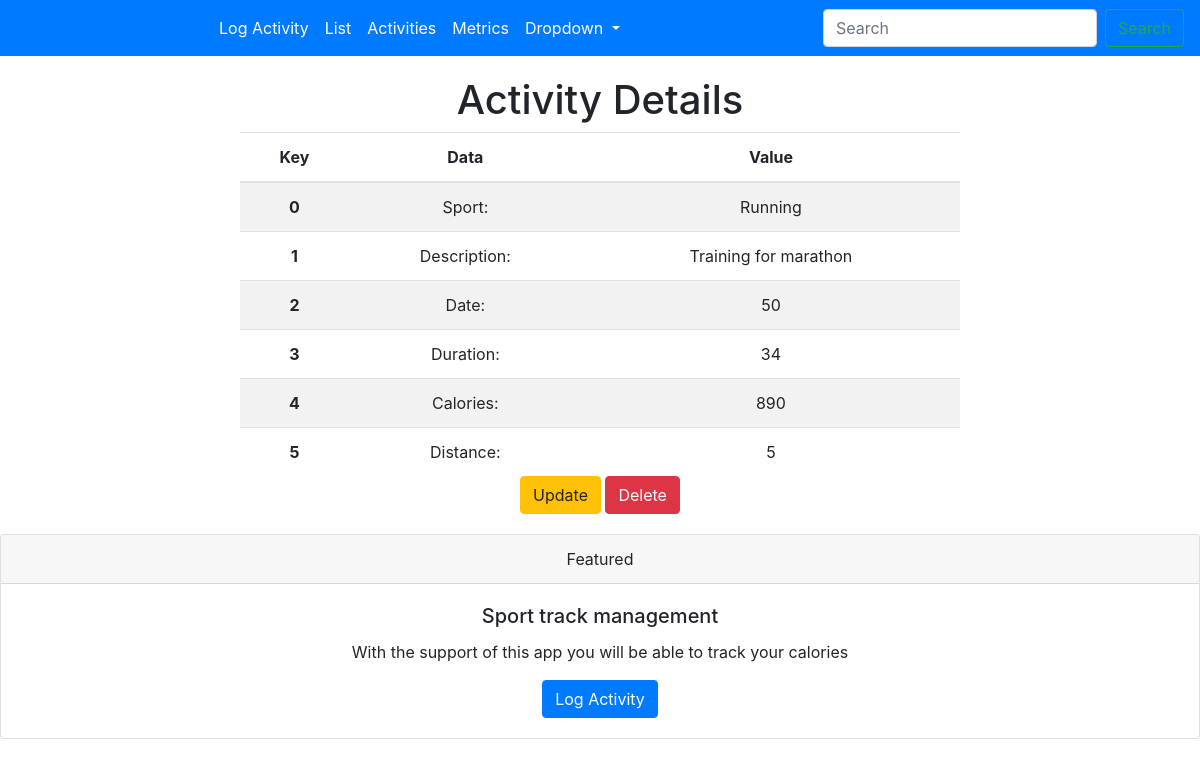
The page /detail/2/ on the database its author committed.
### activity/models.py (models this page shows, shortened)
class Activity(models.Model):
    description = models.CharField(max_length=256)
    sport = models.CharField(max_length=256)
    time = models.IntegerField()
    duration = models.IntegerField()
    calories = models.IntegerField()
    distance = models.IntegerField()

### activity/views.py (the view)
# urls.py: path('detail/<int:pk>/', views.ActivityDetails.as_view(), name='detail'),
class ActivityDetails(DetailView):
    model = models.Activity
    template_name = 'activity_detail.html'

### templates/activity_detail.html
{% extends "base.html" %}
{% block content %}
    <div>
        <div>
            <h1>Activity Details</h1>
            <table class="table table-striped">
                <thead>
                <tr>
                    <th scope="col">Key</th>
                    <th scope="col">Data</th>
                    <th scope="col">Value</th>
                </tr>
                </thead>
                <tbody>
                 <tr>
                    <th scope="row">0</th>
                    <td>Sport:</td>
                    <td>{{ activity.sport }}</td>
                </tr>
                <tr>
                    <th scope="row">1</th>
                    <td>Description:</td>
                    <td>{{ activity.description }}</td>
                </tr>
                <tr>
                    <th scope="row">2</th>
                    <td>Date:</td>
                    <td>{{ activity.time }}</td>
                </tr>
                <tr>
                    <th scope="row">3</th>
                    <td>Duration:</td>
                    <td>{{ activity.duration }}</td>
                </tr>
                <tr>
                    <th scope="row">4</th>
                    <td>Calories:</td>
                    <td>{{ activity.calories }}</td>
                </tr>
                <tr>
                    <th scope="row">5</th>
                    <td>Distance:</td>
                    <td>{{ activity.distance }}</td>
                </tr>
                </tbody>
            </table>
        </div>
        <div>
            <a href={% url 'activity:update' pk=activity.id %}><button class="btn btn-warning">Update</button></a>
            <a href={% url 'activity:delete' pk=activity.id %}><button class="btn btn-danger">Delete</button></a>
        </div>
    </div>
{% endblock %}

### static/activity/main_css.css (style rules this page uses)
.table { margin: auto; }
table { margin: auto; }

### rows shown on the page
Activity: sport "Running", description "Training for marathon", time "50", duration "34", calories "890", distance "5"
